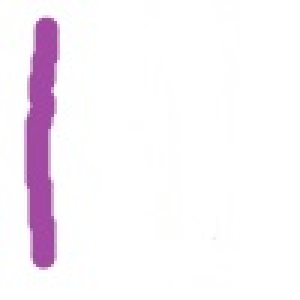
#> input picture try/l1-1.jpg, 100 x 100 px (shown 3 times larger)
$ python imgChannel1.py
#> lines starting #> are read from the running program, lines starting #| are printed output that depends on the picture
import cv2

bgr = cv2.imread('l1-1.jpg', 1)
#> bgr is the input picture: shape (100, 100, 3); mean B, G, R 248.3, 242.5, 248.3
yuv = cv2.cvtColor(bgr, cv2.COLOR_BGR2YUV)
#> yuv: shape (100, 100, 3); mean of channels 0, 1, 2 244.9, 129.6, 131
y, u, v = cv2.split(yuv)
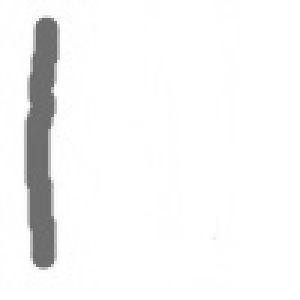
#> y: shape (100, 100) (shown 3 times larger); min 105, max 255, mean 244.9
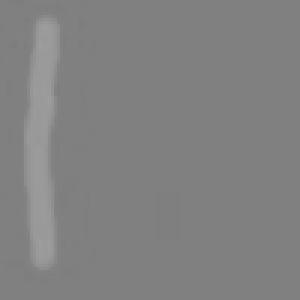
#> u: shape (100, 100) (shown 3 times larger); min 125, max 157, mean 129.6

cv2.imshow('y', y)
cv2.imshow('u', u)
cv2.imshow('v', v)
cv2.waitKey(0)
cv2.destroyAllWindows()
